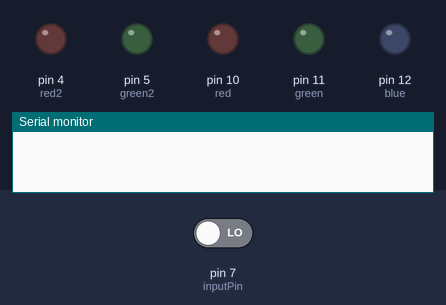
A sketch run on a simulated Arduino Uno, built with avr-gcc and run on an emulated ATmega328P. On the bench: output pins drawn as LEDs (lit = HIGH), the last lines printed to the serial monitor. Inputs (shaded band) come from the test bench; at power-on: pin 7 (inputPin) LOW.

Above: at 1.2 s.
1.3 s: pin 7 (inputPin) driven HIGH
At 2.5 s:
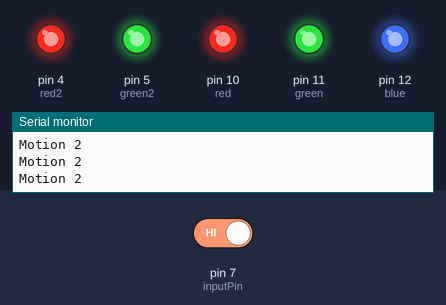
2.8 s: pin 7 (inputPin) driven LOW
Timing chart, 0 to 5.8 s (numbered marks = the images above; inputs shaded):
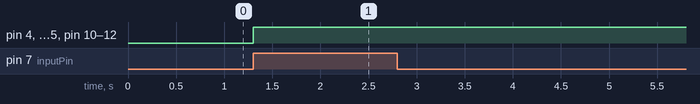

The sketch:

motiondetectionlamp_code.ino
```cpp
int blue = 12;                // choose the pin for the LED
int red = 10;
int green = 11;
int green2 =5;
int red2 = 4;
int inputPin = 7;               // choose the input pin (for PIR sensor)
int pirState = LOW;             // we start, assuming no motion detected
int val = 0;                    // variable for reading the pin status
int x = HIGH;
int pirReading;
//int pulseSpeed = 100 ;

void setup() {
  pinMode(blue, OUTPUT);      // declare LED as output
  pinMode(red, OUTPUT);
  pinMode(green, OUTPUT);
  pinMode(green2, OUTPUT);
  pinMode(red2, OUTPUT);
  pinMode(inputPin, INPUT);     // declare sensor as input

  Serial.begin(9600);
}

void loop(){

  val = digitalRead(inputPin);
                     // read input value

        if (val == HIGH) {
          if (x == HIGH) {                    // check if the input is HIGH
          digitalWrite(blue, HIGH);
          digitalWrite(red, HIGH);
          digitalWrite(green, HIGH);
          digitalWrite(green2, HIGH);
          digitalWrite (red2, HIGH);
          Serial.println("Motion 2");
          }
          else{
           digitalWrite(blue, LOW);
           digitalWrite(red, LOW);
           digitalWrite(green, LOW);
           digitalWrite(green2, LOW);
           digitalWrite(red2, LOW);
           Serial.println("Motion 1");
          }
          if (pirState == LOW) {
           // we have just turned on
            Serial.println("Motion detected!");
            // We only want to print on the output change, not state
            pirState = HIGH;
            }


        }

    else {

    if (pirState == HIGH){
      if (x==HIGH){
        x=LOW;
      }
      else {
        x=HIGH;
      }
      // we have just turned of
      Serial.println("Motion ended!");
      // We only want to print on the output change, not state
      pirState = LOW;

    }
    //delay(pulseSpeed);
  }
}
```

Measured:
- after the input at 1.3 s, pin 4 (red2), pin 5 (green2), pin 10 (red), pin 11 (green), pin 12 (blue): LOW → HIGH at once
